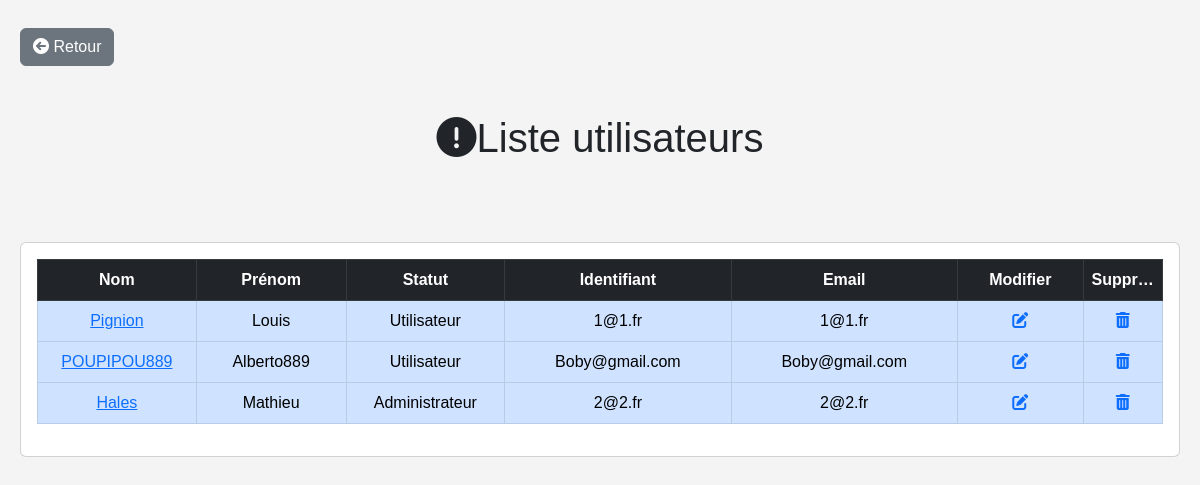
Page /vue/UI/Organisateur/listeUser.php on the committed database.
### tables this page shows
CREATE TABLE `utilisateur` (
  `id_utilisateur` int(11) NOT NULL,
  `nom` varchar(50) DEFAULT NULL,
  `prenom` varchar(50) DEFAULT NULL,
  `mail` varchar(50) DEFAULT NULL,
  `password` varchar(50) DEFAULT NULL,
  `status` varchar(50) DEFAULT NULL
);

### model/Connexion.php (called while the page is built, shortened)
<?php
class connectPdo
{
	private static $db;
	static function getObjPdo() {
		if(!isset(self::$db))
		{
			self::$db = new PDO('mysql:dbname=marmier-tanguy_db_billetterie;host=mysql-marmier-tanguy.alwaysdata.net', '251835', 'Mot2Passe');
			self::$db->query('SET NAMES utf8');
			self::$db->query('SET CHARACTER SET utf8');
		}
		return self::$db;
    }
}
?>

### model/DbOrganisateur.php (called while the page is built, shortened)
<?php
include './model/Connexion.php';
class DbOrganisateur{
	public static function listeUserU()
    {
        try {
            $sql = "SELECT * FROM utilisateur WHERE status = 0";
            $result = connectPdo::getObjPdo()->query($sql);
            $liste = $result->fetchAll();
            return $liste;
        } catch (PDOException $e) {
            echo $e->getMessage();
            die("Erreur dans la BDD ");
        }
    }
	public static function listeUserA()
    {
        try {
            $sql = "SELECT * FROM utilisateur WHERE status = 1";
            $result = connectPdo::getObjPdo()->query($sql);
            $liste = $result->fetchAll();
            return $liste;
        } catch (PDOException $e) {
            echo $e->getMessage();
            die("Erreur dans la BDD ");
        }
    }
}
?>

### vue/UI/Organisateur/listeUser.php (the view, shortened to what this page needs)
<!DOCTYPE html>
<html lang="fr">
<head>
    <link rel="stylesheet" href="https://cdnjs.cloudflare.com/ajax/libs/font-awesome/6.0.0-beta3/css/all.min.css">
    <link rel="stylesheet" href="https://cdnjs.cloudflare.com/ajax/libs/twitter-bootstrap/5.3.0/css/bootstrap.min.css">
</head>
<body>
    <div class="btn-retour mt-2">
        <a class="btn btn-secondary" href="javascript:history.go(-1)"><i class="fas fa-arrow-circle-left"></i> Retour</a>
    </div>
    <br><br>
    <center>
        <h1 class="title-page-allalerte"><i class="fas fa-exclamation-circle"></i>Liste utilisateurs</h1>
    </center>
    <br><br>
    <br>
    <div class="card card-alert text-center bg-card-liste">
    <div class="card-body">
        <div class="table-responsive">
            <table class="table table-bordered" id="dataTable">
                <thead class="table-dark">
                    <tr>
                        <th style="max-width: 100px;">Nom</th>
                        <th style="max-width: 100px;">Prénom</th>
                        <th style="max-width: 100px;">Statut</th>
                        <th style="max-width: 150px;">Identifiant</th>
                        <th style="max-width: 150px;">Email</th>
                        <th style="max-width: 150px;">Modifier</th>
                        <th style="max-width: 50px;">Supprimer</th>
                    </tr>
                </thead>
                <tbody>
                    <?php
                    require_once './model/DbOrganisateur.php';
                    $listeUserU = DbOrganisateur::listeUserU();
                    $listeUserA = DbOrganisateur::listeUserA();
                    $listeUtilisateurs = array_merge($listeUserU, $listeUserA);
                    foreach ($listeUtilisateurs as $user) {
                    ?>
                        <tr class="table-primary">
                            <td style="max-width: 100px;"><a href="index.php?ctl=Organisateur&action=infoUser2&id=<?php echo $user['id_utilisateur']; ?>"><?php echo $user['nom'] ?></a></td>
                            <td style="max-width: 100px;"><?php echo $user['prenom'] ?></td>
                            <?php
                            if($user['status'] == 1){
                            ?>
                                <td style="max-width: 100px;">Administrateur</td>
                            <?php
                            } else {
                            ?>
                                <td style="max-width: 100px;">Utilisateur</td>
                            <?php
                            }
                            ?>
                            <td style="max-width: 150px;"><?php echo $user['mail'] ?></td>
                            <td style="max-width: 150px;"><?php echo $user['mail'] ?></td>
                            <td style="max-width: 50px;"><a href="index.php?ctl=Organisateur&action=FormModifierUtilisateur&id_utilisateur=<?php echo $user['id_utilisateur']; ?>"><i class="fa fa-edit"></i></a></td>
                            <td style="max-width: 50px;"><a href="index.php?ctl=Organisateur&action=deleteUser&id=<?php echo $user['id_utilisateur'] ?>" onclick="return confirm('Voulez-vous vraiment supprimer cet utilisateur ?')"><i class="fa fa-trash-alt fa-red"></i></a></td>
                        </tr>
                    <?php
                    }
                    ?>
                </tbody>
            </table>
        </div>
    </div>
                </div>
</body>
</html>

### vue/UI/Organisateur/listeUser.php (style rules this page uses)
body { font-family: Arial, sans-serif; background-color: #f4f4f4; margin: 0; padding: 20px; }
.table-responsive { max-width: 100%; overflow-x: auto; }
.table { width: 100%; }
th, td { white-space: nowrap; max-width: 100px; overflow: hidden; text-overflow: ellipsis; }

### rows in the picture
utilisateur: nom "Pignion", prenom "Louis", status "Utilisateur", mail "1@1.fr"
utilisateur: nom "POUPIPOU889", prenom "Alberto889", status "Utilisateur", mail "Boby@gmail.com"
utilisateur: nom "Hales", prenom "Mathieu", status "Administrateur", mail "2@2.fr"
